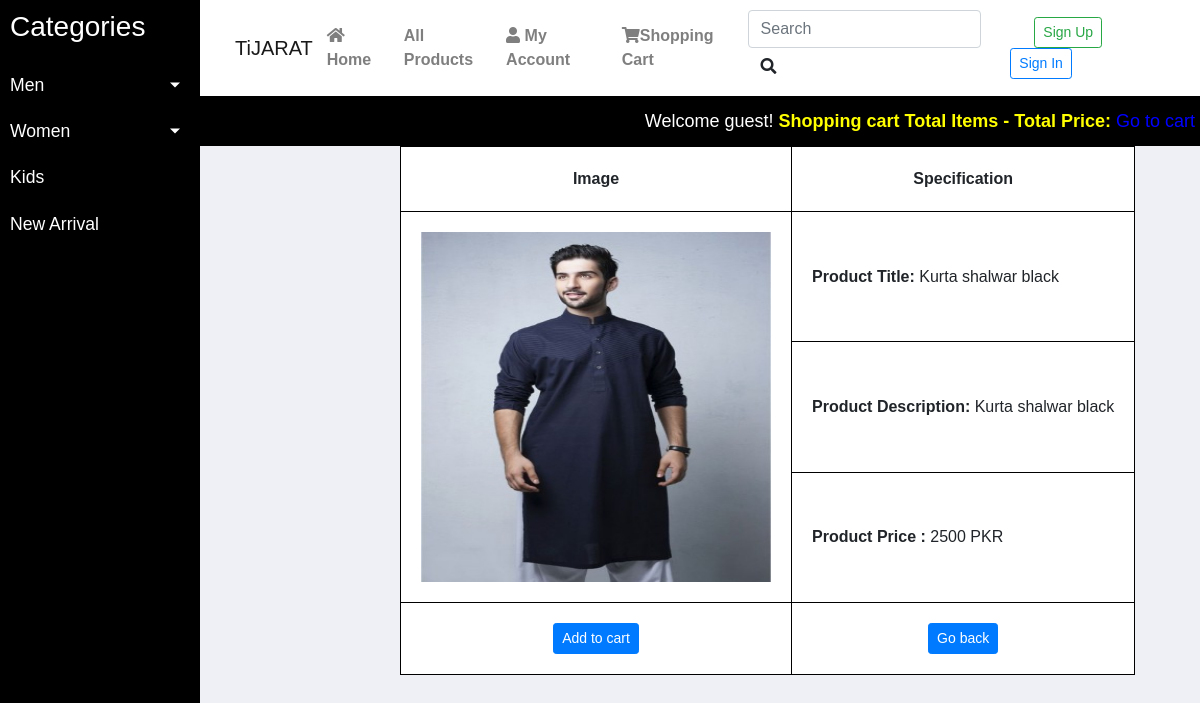
Page /details.php?pro_id=6 on the committed database.
### tables this page shows
CREATE TABLE `products` (
  `product_id` int(100) NOT NULL,
  `product_cat` int(100) NOT NULL,
  `product_type` tinytext,
  `product_title` varchar(255) NOT NULL,
  `product_price` int(100) NOT NULL,
  `product_desc` text NOT NULL,
  `product_image` text NOT NULL,
  `product_keywords` text NOT NULL
);

### details.php (the view, shortened to what this page needs)
<!doctype html>
<?php
include("functions/functions.php");
?>
<html lang="en">
  <head>
    <link rel="stylesheet" href="https://stackpath.bootstrapcdn.com/bootstrap/4.3.1/css/bootstrap.min.css">
      <link rel="stylesheet" href="https://use.fontawesome.com/releases/v5.8.2/css/all.css">
<link rel="stylesheet" href="https://cdnjs.cloudflare.com/ajax/libs/malihu-custom-scrollbar-plugin/3.1.5/jquery.mCustomScrollbar.min.css">
       <link rel="stylesheet" type="text/css" href="style_details.css" media="all">
    </head>
  <body>
    <div class="wrapper">
        <nav id="sidebar">
            <div class="sidebar-header">
                <h3> Categories </h3>
            </div>
            <ul class="list-unstyled components">
                <li class="active">
                <a href="#mens_menu" data-toggle="collapse" aria-expanded="false" class="dropdown-toggle">  Men </a>
                     </li>
                <li>
                <a href="#womens_menu" data-toggle="collapse" aria-expanded="false" class="dropdown-toggle"> Women </a>
                    </li>
                <li>
                <a href="#"> Kids </a>
                </li>
                <li>
                <a href="#"> New Arrival </a>
                </li>
            </ul>
          </nav>
      <div id="contents">
          <nav class="navbar navbar-expand-xl navbar-light" id="navbar" style="background-color: white;">
             <div class="container-fluid">
        <a class="navbar-brand" href="index.php">TiJARAT</a>
<div class="collapse navbar-collapse " id="navbarSupportedContent">
    <ul class="navbar-nav mr-auto">
      <li class="nav-item">
         <a class="nav-link" href="index.php"> <i class="fas fa-home"></i> Home </a>
      </li>
         <li class="nav-item">
        <a class="nav-link" href="all_products.php"> All Products </a>
      </li>
        <li class="nav-item  ">
        <a class="nav-link" href="#"> <i class="fas fa-user"></i> My Account <span class="sr-only">(current)</span></a>
      </li>
      <li class="nav-item ">
        <a class="nav-link" href="#"> <i class="fas fa-shopping-cart"></i>Shopping Cart <span class="sr-only">(current)</span></a>
      </li>
    </ul>
    <form method="get" action="results.php"  enctype="multipart/form-data" class="form-inline form-group my-2 my-lg-0">
      <input class="form-control mr-sm-2" name="user_query" type="search" placeholder="Search" aria-label="Search">
      <button class="btn my-2 my-sm-0" name="search" type="submit" id="submit">
     <i class="fas fa-search"></i>
    </button>
    </form>
  <form class="form-inline">
    <button class="btn btn-sm mx-4 btn-outline-success" type="button">Sign Up</button>
    <button class="btn btn-sm btn-outline-primary" type="button">Sign In</button>
  </form>
  </div>
              </div>
</nav>
         <div id="shopping_cart" >
         <span style="float: right; padding:5px; line-height: 40px; font-size: 18px;" >
        Welcome guest! <b style="color:yellow"> Shopping cart Total Items - Total Price: </b> <a href="cart.php" style="color: blue" > Go to cart</a>
        </span>
         </div>
        <div id="table">
            <table >
            <tr> <th scope="col"> Image </th>
                 <th scope="col"> Specification </th>
                </tr>
                <tr>
                <td rowspan="3"> <?php
            if (isset($_GET['pro_id']))
            {
            $product_id= $_GET['pro_id'];
            $get_pro= "SELECT * FROM products WHERE product_id='$product_id'";
            $run_pro= mysqli_query($con, $get_pro);
            while($row_pro=mysqli_fetch_array($run_pro))
            {
                $pro_image=$row_pro['product_image'];
                $pro_id=$row_pro['product_id'];
                echo " <img  src='admin_area/product_images/$pro_image' width='350' height='350'  /> ";
            }}
            ?></td>
                <td >  <?php
            if (isset($_GET['pro_id']))
            {
            $product_id= $_GET['pro_id'];
            $get_pro= "SELECT * FROM products WHERE product_id='$product_id'";
            $run_pro= mysqli_query($con, $get_pro);
            while($row_pro=mysqli_fetch_array($run_pro))
            {
                $pro_id=$row_pro['product_id'];
                $pro_title=$row_pro['product_title'];
                echo "<b>Product Title:</b> $pro_title  ";
            }}
            ?>
             </td>
                </tr>
                <tr>
                <td>
                    <?php
            if (isset($_GET['pro_id']))
            {
            $product_id= $_GET['pro_id'];
            $get_pro= "SELECT * FROM products WHERE product_id='$product_id'";
            $run_pro= mysqli_query($con, $get_pro);
            while($row_pro=mysqli_fetch_array($run_pro))
            {
                $pro_id=$row_pro['product_id'];
                $pro_desc=$row_pro['product_desc'];
                echo "<b> Product Description:</b> $pro_desc";
            }}
            ?>
                    </td>
                </tr>
                <tr>
                <td >
                    <?php
            if (isset($_GET['pro_id']))
            {
            $product_id= $_GET['pro_id'];
            $get_pro= "SELECT * FROM products WHERE product_id='$product_id'";
            $run_pro= mysqli_query($con, $get_pro);
            while($row_pro=mysqli_fetch_array($run_pro))
            {
                $pro_price=$row_pro['product_price'];
                echo " <span> <b> Product Price :</b> $pro_price PKR</span>";
            }}
            ?>
                    </td>
                </tr>
                <tr>
                <td align="center">
                     <?php
            if (isset($_GET['pro_id']))
            {
                echo "
                <a href='index.php?add_cart=$pro_id' > <button class='btn btn-sm mx-4 btn-primary'> Add to cart </button> </a>";
            }
                    ?>
                    </td>
                    <td align="center">
                    <a href='index.php'> <button class='btn btn-sm mx-4 btn-primary'> Go back </button></a>
                    </td>
                </tr>
            </table>
  </div>
    </div>
      </div>
    </body>
</html>

### style_details.css (style rules this page uses)
body { font-family: 'Poppins', sans-serif; background-color:#EFF0F5; }
a, a:hover, a:focus { color: inherit; text-decoration: none; transition: all 0.3s; }
.navbar { padding: 10px 10px; border: none; border-radius: 0px; box-shadow: 1px 1px 3px rgba(0,0,0,0.1); }
.navbar-brand { position: relative; right: -10px; }
.nav-link { font-weight: bold; color: black; font-family: 'Poppins' sans-serif; }
.wrapper { width: 100%; height: 100%; display: flex; align-items: stretch; min-height: 100vh; }
#sidebar { min-width: 200px; max-width: 200px; background-color: black; color: white; transition: all 0.3s; }
#sidebar .sidebar-header { padding: 10px; }
#sidebar ul li a { padding: 10px; font-size: 1.1em; display: block; }
a[data-toggle="collapse"] { position: relative; }
#sidebar .dropdown-toggle::after { display: block; position: absolute; top: 50%; right: 20px; transform: translateY(-50%); }
#contents { width: 100%; min-height: 100vh; transition: all 0.3s; }
#shopping_cart { width: 100%; background: black; color: white; float: right; }
td,th { border: 1px solid black; }
table { background-color: white; position: relative; left: 20%; }
th { text-align: center; padding: 20px; }
td { padding: 20px; }

### rows in the picture
products: product_image (picture), product_title "Kurta shalwar black", product_desc "Kurta shalwar black", product_price "2500"
